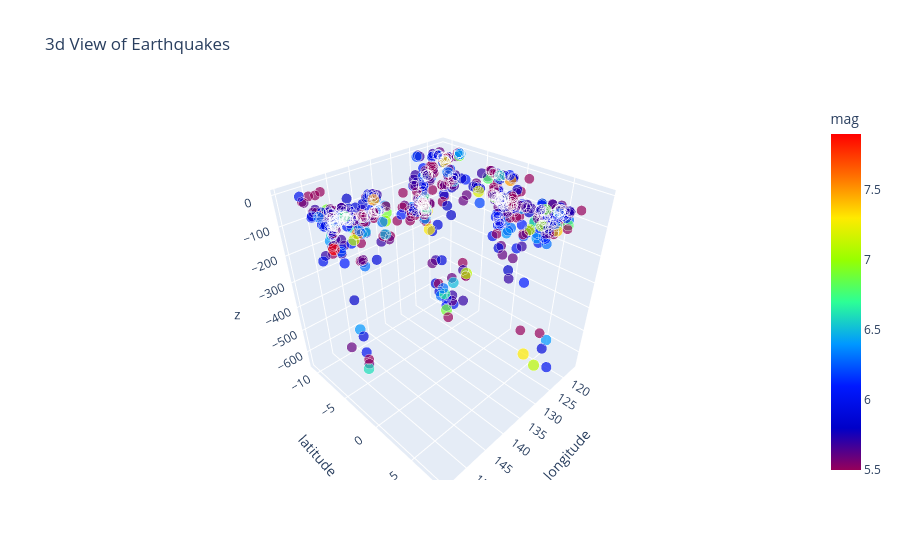

Notebook code for this chart:
### Code cell
plotly_template = pio.templates["plotly"]
plotly_template.layout


px.scatter_3d( data_frame= df, x=df['longitude'], y=df['latitude'], z=-df['depth'], color=df['mag'], symbol=None, size=df['mag'],
                          text=None, hover_name=None, hover_data=None, custom_data=None, error_x=None,
                          error_x_minus=None, error_y=None, error_y_minus=None, error_z=None, error_z_minus=None,
                          animation_frame=None, animation_group=None, category_orders=None, labels=None, size_max=None,
                          color_discrete_sequence=None, color_discrete_map=None, color_continuous_scale=px.colors.sequential.Rainbow, range_color=None,
                          color_continuous_midpoint=None, symbol_sequence=None, symbol_map=None, opacity=None, log_x=False, log_y=False, log_z=False,
                          range_x=None, range_y=None, range_z=None, title='3d View of Earthquakes', template=None, width=None, height=None)


# fig.update_layout(legend_orientation="h",margin=dict(l=0, r=0, b=0, t=0))
# fig.show()

### Figure 1 — Plotly figure (JSON) as saved in the notebook; plotly's stock layout.template omitted (floating-point values rounded to 4 significant figures; data arrays with more than 128 entries replaced by an {"elided": "..."} marker saying what was removed)
{"data": [{"hovertemplate": "longitude=%{x}<br>latitude=%{y}<br>z=%{z}<br>mag=%{marker.color}<extra></extra>", "legendgroup": "", "marker": {"color": {"elided": "689 float values"}, "coloraxis": "coloraxis", "size": {"elided": "689 float values"}, "sizemode": "area", "sizeref": 0.01975, "symbol": "circle"}, "mode": "markers", "name": "", "scene": "scene", "showlegend": false, "type": "scatter3d", "x": {"elided": "689 float values"}, "y": {"elided": "689 float values"}, "z": {"elided": "689 float values"}}], "layout": {"coloraxis": {"autocolorscale": false, "colorbar": {"title": {"text": "mag"}}, "colorscale": [[0.0, "rgb(150,0,90)"], [0.125, "rgb(0,0,200)"], [0.25, "rgb(0,25,255)"], [0.375, "rgb(0,152,255)"], [0.5, "rgb(44,255,150)"], [0.625, "rgb(151,255,0)"], [0.75, "rgb(255,234,0)"], [0.875, "rgb(255,111,0)"], [1.0, "rgb(255,0,0)"]]}, "legend": {"itemsizing": "constant", "tracegroupgap": 0}, "scene": {"domain": {"x": [0.0, 1.0], "y": [0.0, 1.0]}, "xaxis": {"title": {"text": "longitude"}}, "yaxis": {"title": {"text": "latitude"}}, "zaxis": {"title": {"text": "z"}}}, "title": {"text": "3d View of Earthquakes"}}}
